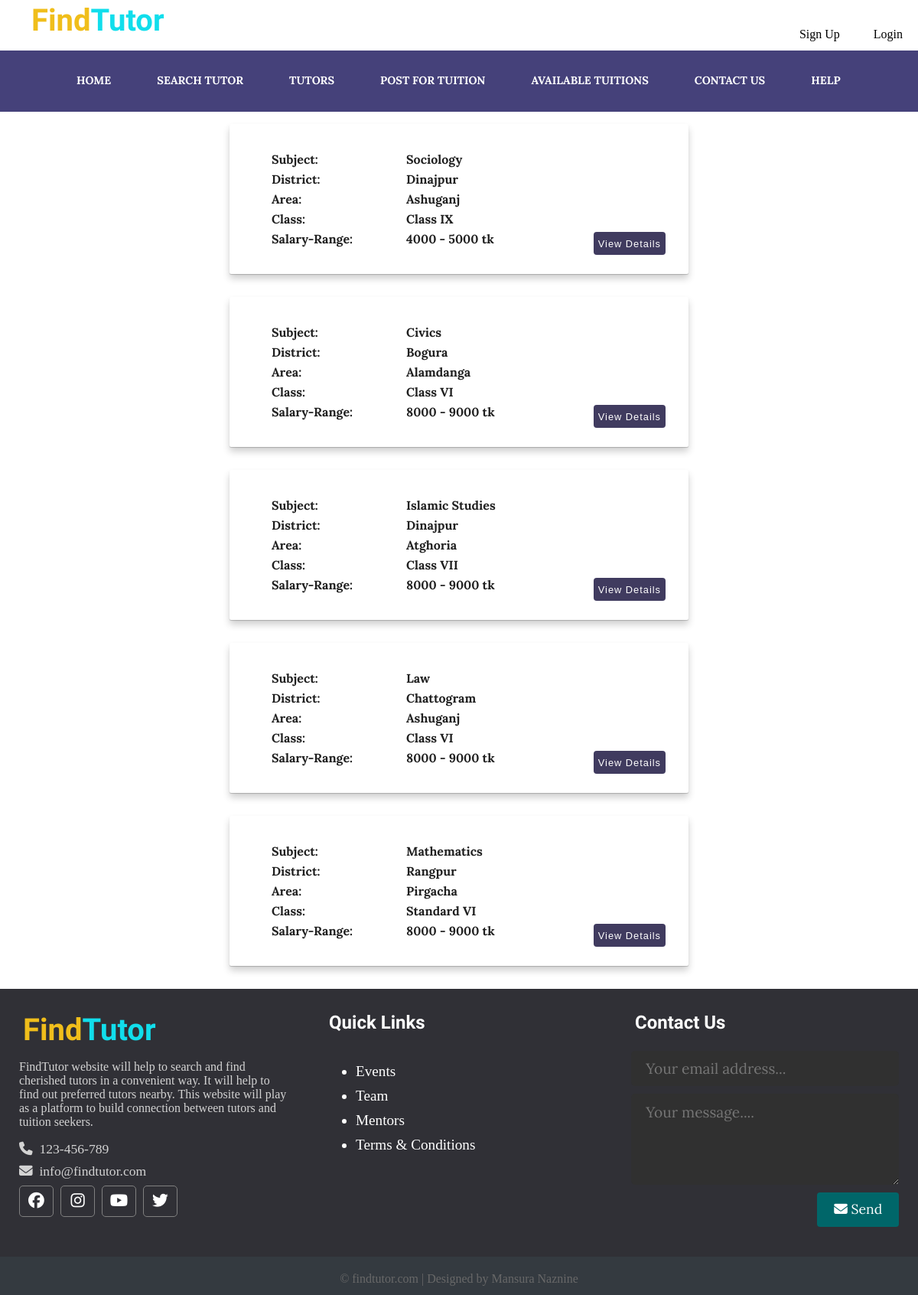
Page /FindTutor/available_tuitions.php on the committed database.
### tables this page shows
CREATE TABLE `tuitions` (
  `id` int(11) NOT NULL,
  `district` varchar(20) DEFAULT NULL,
  `area` varchar(20) DEFAULT NULL,
  `subject` varchar(20) DEFAULT NULL,
  `class` varchar(20) DEFAULT NULL,
  `medium` varchar(20) DEFAULT NULL,
  `salary` varchar(29) DEFAULT NULL,
  `gender` varchar(20) DEFAULT NULL,
  `hour` varchar(20) DEFAULT NULL,
  `phone` varchar(255) DEFAULT NULL,
  `email` varchar(255) DEFAULT NULL,
  `user_id` int(25) DEFAULT NULL
);

### FindTutor/app/database/db.php (called while the page is built, shortened)
<?php
require('connect.php');
function getAvailableTuitions()
{
    global $conn;
    $sql = "SELECT * FROM tuitions ORDER BY id DESC";
    $stmt = $conn->prepare($sql);
    $stmt->execute();
    $records = $stmt->get_result()->fetch_all(MYSQLI_ASSOC);
    return $records;
}

### FindTutor/available_tuitions.php (the view, shortened to what this page needs)
<?php
include(ROOT_PATH . "/app/database/db.php");
$tuitions = getAvailableTuitions();
?>
<!DOCTYPE html>
<html lang="en">
<head>
    <link rel="stylesheet" href="assets/css/style.css">
</head>
<body>
<?php include(ROOT_PATH . "/app/includes/header.php"); ?>
      <div class="page-wrapper">
      <?php foreach ($tuitions as $tuition): ?>
          <div class="container">
            <form action="#">
               <div class="available-tuitions">
                  <div class="tuition-info type">
                  <ul>
                      <li><p>Subject:</p></li>
                      <li><p>District:</p></li>
                      <li><p>Area:</p></li>
                      <li><p>Class:</p></li>
                      <li><p>Salary-Range:</p></li>
                   </ul>
                   </div>
                   <div class="tuition-info data">
                     <ul>
                         <li><p><?php echo $tuition['subject']; ?></p></li>
                         <li><p><?php echo $tuition['district']; ?></p></li>
                         <li><p><?php echo $tuition['area']; ?></p></li>
                         <li><p><?php echo $tuition['class']; ?></p></li>
                         <li><p><?php echo $tuition['salary']; ?></p></li>
                      </ul>
                      </div>
            </div>
            <div class="button-2">
               <input type="button" onclick="document.location=' <?php echo BASE_URL . '/tuition_details.php' . '?id='; echo $tuition['id']; ?>'" value="View Details" >
            </div>
          </form>
      </div>
      <?php endforeach; ?>
      </div>
   <?php include(ROOT_PATH . "/app/includes/footer.php"); ?>
</body>
</html>

### FindTutor/assets/css/style.css (style rules this page uses)
* { box-sizing: border-box; }
html,body { height: 100%; padding: 0px; margin: 0px; background:rgb(255, 255, 255); }
.page-wrapper { min-height: 100%; }
.container { max-width: 700px; background-color: rgb(255, 255, 255); padding: 25px 30px; border-radius: 2px; z-index: 50px; box-shadow: 0 1px 1px 0 rgba(0, 0, 0, 0.2), 0 6px 10px 0 rgba(0, 0, 0, 0.19); margin-left: 25%; margin-right:25%; width: 50%; margin-top: 30px; margin-bottom: 30px; position: relative; }
.container .button-2 { height: 30px; margin: 10px 0; right: 30px; bottom: 15px; position: absolute; }
.container .button-2 input { height: 100%; width: 100%; outline: none; color:#fff; border: none; font-size: 0.8em; font-weight: 500; border-radius: 4px; letter-spacing: 1px; background: rgb(64, 59, 95); }
.container .available-tuitions { padding: 5px; display: flex; flex-wrap: wrap; }
.container .available-tuitions li { list-style: none; padding: 0px; height: 10px; margin-left: 30px; }
.container .available-tuitions li p { display: block; font-family: 'Lora', Bold; font-size: 1em; text-decoration: none; font-weight: bold; color: rgb(32, 32, 32); }
.container .type ul { margin-left: -50px; }
.type, .data { margin-top: -10px; }

### rows in the picture
tuitions: subject "Sociology", district "Dinajpur", area "Ashuganj", class "Class IX", salary "4000 - 5000 tk"
tuitions: subject "Civics", district "Bogura", area "Alamdanga", class "Class VI", salary "8000 - 9000 tk"
tuitions: subject "Islamic Studies", district "Dinajpur", area "Atghoria", class "Class VII", salary "8000 - 9000 tk"
tuitions: subject "Law", district "Chattogram", area "Ashuganj", class "Class VI", salary "8000 - 9000 tk"
tuitions: subject "Mathematics", district "Rangpur", area "Pirgacha", class "Standard VI", salary "8000 - 9000 tk"
